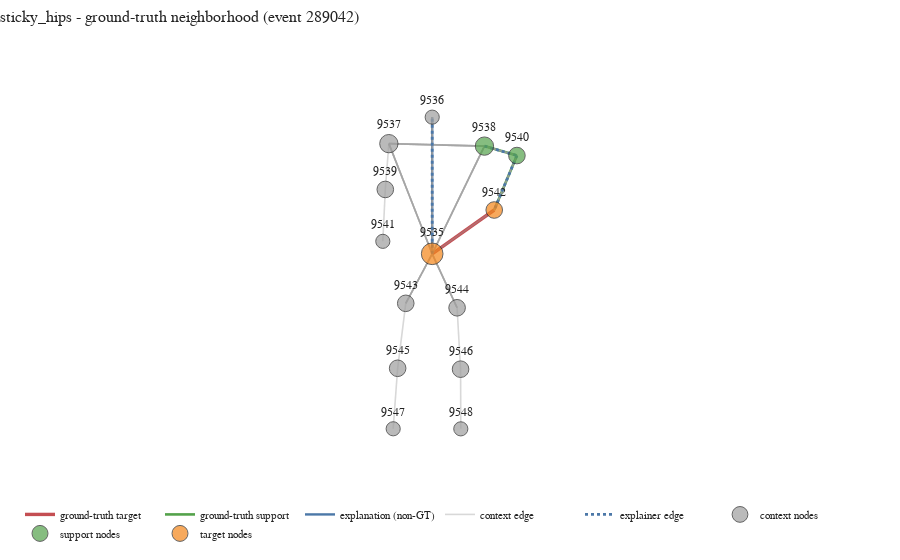
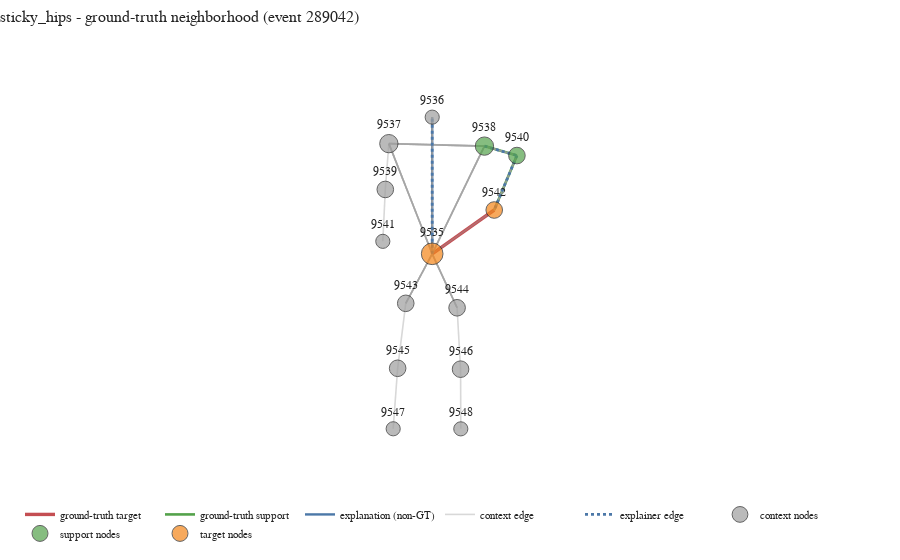
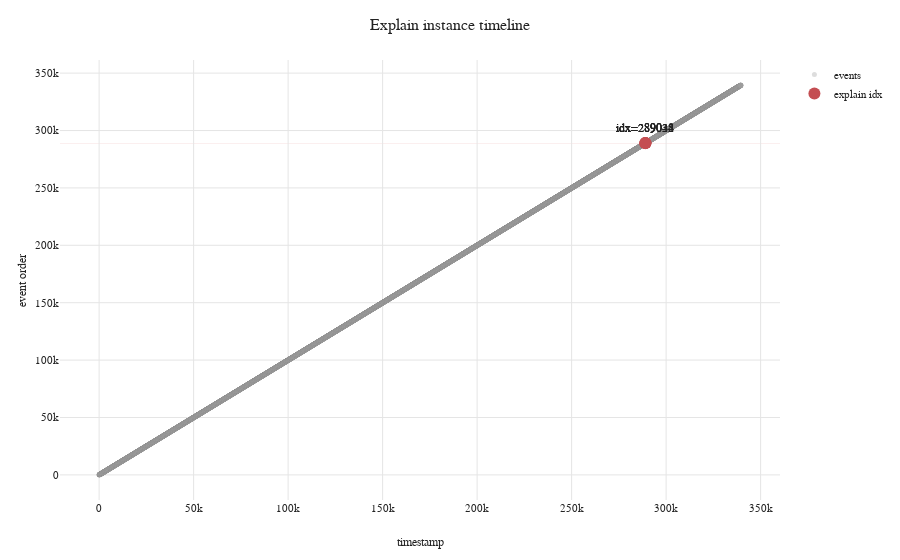
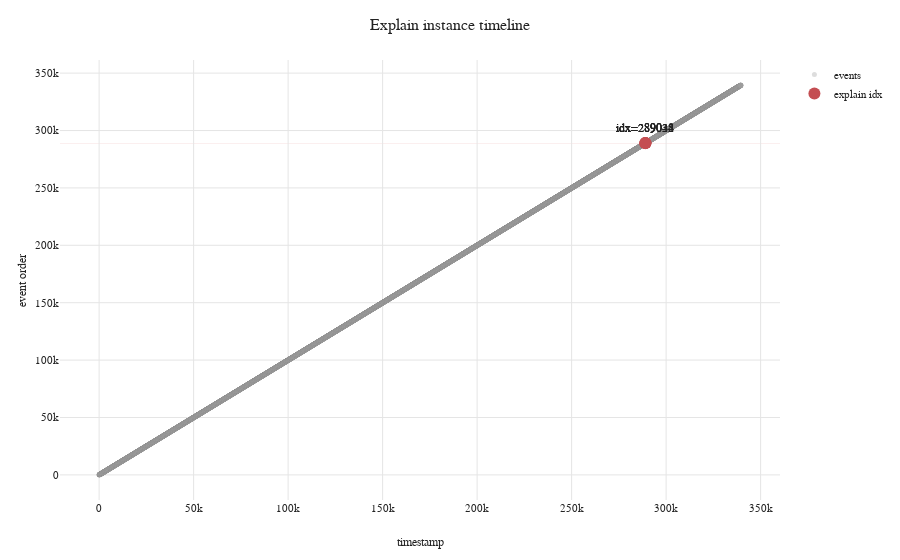

The notebook cell saved with these charts, in order:
### Code cell
# Visualise dataset, context, and explanation
edges_global = [anchor_edge]
print(f"Dataset overview (first {len(global_view_df)} interactions; explained event marked)")
if is_bipartite:
    plot_bipartite_graph(
        global_view_df,
        max_users=GRAPH_MAX_USERS,
        max_items=GRAPH_MAX_ITEMS,
        highlight_users=[anchor_user],
        highlight_items=[anchor_item],
        highlight_edges=edges_global,
    )
else:
    print("Skipping force-directed overview for non-bipartite datasets.")

if not candidate_df.empty:
    print(f"Candidate subgraph supplied to SubgraphX (|C|={len(candidate_df)})")
    if is_bipartite:
        plot_bipartite_graph(
            candidate_df,
            max_users=GRAPH_MAX_USERS,
            max_items=GRAPH_MAX_ITEMS,
            highlight_users=[anchor_user],
            highlight_items=[anchor_item],
            highlight_edges=[anchor_edge],
        )
    else:
        print("Skipping force-directed candidate view for non-bipartite datasets.")
else:
    print("No candidate edges available to plot.")

if not explanation_df.empty:
    print(f"SubgraphX explanation coalition (|S|={len(explanation_df)}) with explained event marked")
    edges_to_explain = list(dict.fromkeys(coalition_edges or [anchor_edge]))
    if is_bipartite:
        plot_bipartite_graph(
            explanation_df,
            max_users=GRAPH_MAX_USERS,
            max_items=GRAPH_MAX_ITEMS,
            highlight_users=[anchor_user],
            highlight_items=[anchor_item],
            highlight_edges=edges_to_explain,
        )
    else:
        print("Skipping force-directed explanation view; see ground-truth overlay below.")
else:
    print("Explainer returned an empty coalition.")

if metadata.get("ground_truth"):
    print("Ground-truth neighborhood with explanation edges")
    explanation_indices = [idx - 1 for idx in coalition] if coalition else []
    try:
        plot_ground_truth_subgraph(
            events,
            event_idx=target_event_idx - 1,
            metadata=metadata,
            event_window=min(60, TIMELINE_WINDOW),
            max_context_edges=40,
            explanation_indices=explanation_indices,
        )
    except ValueError as exc:
        print(f"Skipping ground-truth plot: {exc}")
else:
    print("No ground-truth metadata available to overlay explanation.")

if metadata.get("ground_truth") and not explanation_df.empty:
    print("Ground-truth neighborhood + explainer edges (from explanation_df)")
    explanation_indices_from_df = []
    idx_col = "idx" if "idx" in events.columns else ("e_idx" if "e_idx" in events.columns else None)
    if idx_col and idx_col in explanation_df.columns:
        idx_to_row = {int(v): i for i, v in enumerate(events[idx_col].astype(int).tolist())}
        explanation_indices_from_df = [
            idx_to_row[int(v)]
            for v in explanation_df[idx_col].astype(int).tolist()
            if int(v) in idx_to_row
        ]
    if not explanation_indices_from_df:
        explanation_indices_from_df = [
            int(i) for i in explanation_df.index if 0 <= int(i) < len(events)
        ]
    explanation_indices_from_df = list(dict.fromkeys(explanation_indices_from_df))
    if explanation_indices_from_df:
        try:
            plot_ground_truth_subgraph(
                events,
                event_idx=target_event_idx - 1,
                metadata=metadata,
                event_window=min(60, TIMELINE_WINDOW),
                max_context_edges=40,
                explanation_indices=explanation_indices_from_df,
            )
        except ValueError as exc:
            print(f"Skipping GT+explainer plot: {exc}")
    else:
        print("No explanation edges could be mapped to events for GT overlay.")

highlight_indices = list(dict.fromkeys([target_event_idx, *coalition]))
print("Temporal context around the explained event")
plot_explain_timeline(
    events,
    event_indices=highlight_indices,
    window=TIMELINE_WINDOW,
    max_base_points=20_000,
)
